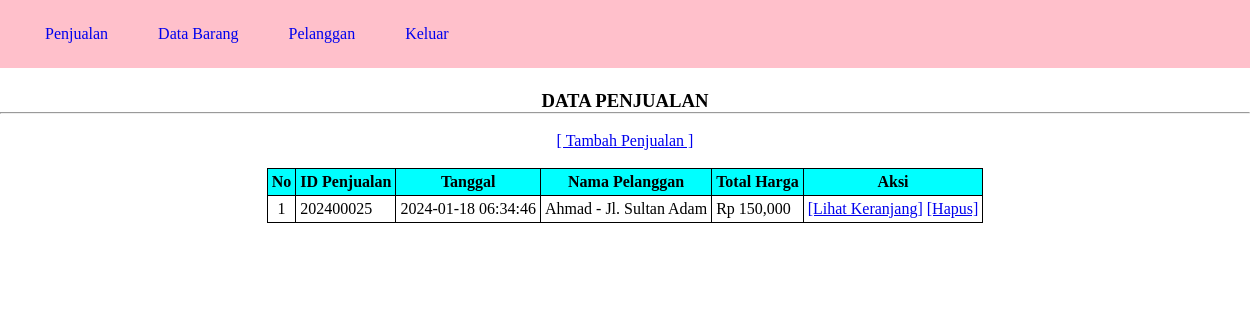
The app's page /index.php (signed in) with its own data.
### tables this page shows
CREATE TABLE `penjualan` (
  `PenjualanID` int(11) NOT NULL,
  `TanggalPenjualan` timestamp NOT NULL DEFAULT current_timestamp(),
  `TotalHarga` decimal(10,2) NOT NULL,
  `PelangganID` int(11) NOT NULL
);

CREATE TABLE `pelanggan` (
  `PelangganID` int(11) NOT NULL,
  `NamaPelanggan` varchar(30) NOT NULL,
  `Alamat` text NOT NULL,
  `NomorTelepon` varchar(15) NOT NULL
);

### index.php (the view, shortened to what this page needs)
<?php
include "function.php";
?>
<!DOCTYPE html>
<html>
<head>
	<link rel="stylesheet" type="text/css" href="style.css">
</head>
<body>
<nav>
     <ul>
     	<li><a href="index.php">Penjualan</a></li>
        <li><a href="inputbarang.php">Data Barang</a></li>
        <li><a href="pelanggan.php">Pelanggan</a></li>
        <li><a href="logout.php">Keluar</a></li>
     </ul>
</nav>
<br>
<h3 align="center">DATA PENJUALAN</h3>
<hr>
<br>
<center>
<a href="tambahpenjualan.php">[ Tambah Penjualan ]</a>
<br><br>
<table border="1" align="center">
    <tr>
        <th>No</th>
        <th>ID Penjualan</th>
        <th>Tanggal</th>
        <th>Nama Pelanggan</th>
        <th>Total Harga</th>
        <th>Aksi</th>
    </tr>
    <?php
    $i=1;
	$tampil="select*from penjualan inner join pelanggan
    on penjualan.PelangganID=pelanggan.PelangganID";
	$hasil=mysqli_query($koneksi,$tampil);
    while ($data=mysqli_fetch_array($hasil))
	{
		$idPenjualan=$data['PenjualanID'];
		$tanggal=$data['TanggalPenjualan'];
		$nmp=$data['NamaPelanggan'];
		$alamat=$data['Alamat'];
		$total=$data['TotalHarga'];
     ?>
	<tr>
		<td align="center"><?=$i++;?></td>
		<td><?=$idPenjualan;?></td>
		<td><?=$tanggal;?></td>
		<td><?=$nmp?> - <?=$alamat?></td>
		<td>Rp <?=number_format($total);?></td>
		<td>
			<a href="keranjang.php?idPenjualan=<?=$idPenjualan;?>">[Lihat Keranjang]</a>
            <a href="hapuspenjualan.php?idPenjualan=<?=$idPenjualan;?>">[Hapus]</a>
		</td>
	</tr>
	<?php
	}
	?>
</table>
</center>
</body>
</html>

### style.css (style rules this page uses)
* { margin: 0; padding: 0; }
body { background: white; font-family: Calibri; }
ul { list-style: none; background:pink; padding: 0 20px; display: inline-table; width: 100%; font-family: Berlin Sans FB; }
ul li { float: left; }
ul li a { display: block; padding: 25px; text-decoration: none; }
th { border:1px solid black; border-collapse: collapse; padding: 4px; background-color: cyan; }
table, td { border:1px solid black; border-collapse: collapse; padding: 4px; }

### records on screen
penjualan: PenjualanID "202400025", TanggalPenjualan "2024-01-18 06:34:46", PelangganID.NamaPelanggan "Ahmad", PelangganID.Alamat "Jl. Sultan Adam", TotalHarga "150,000"
